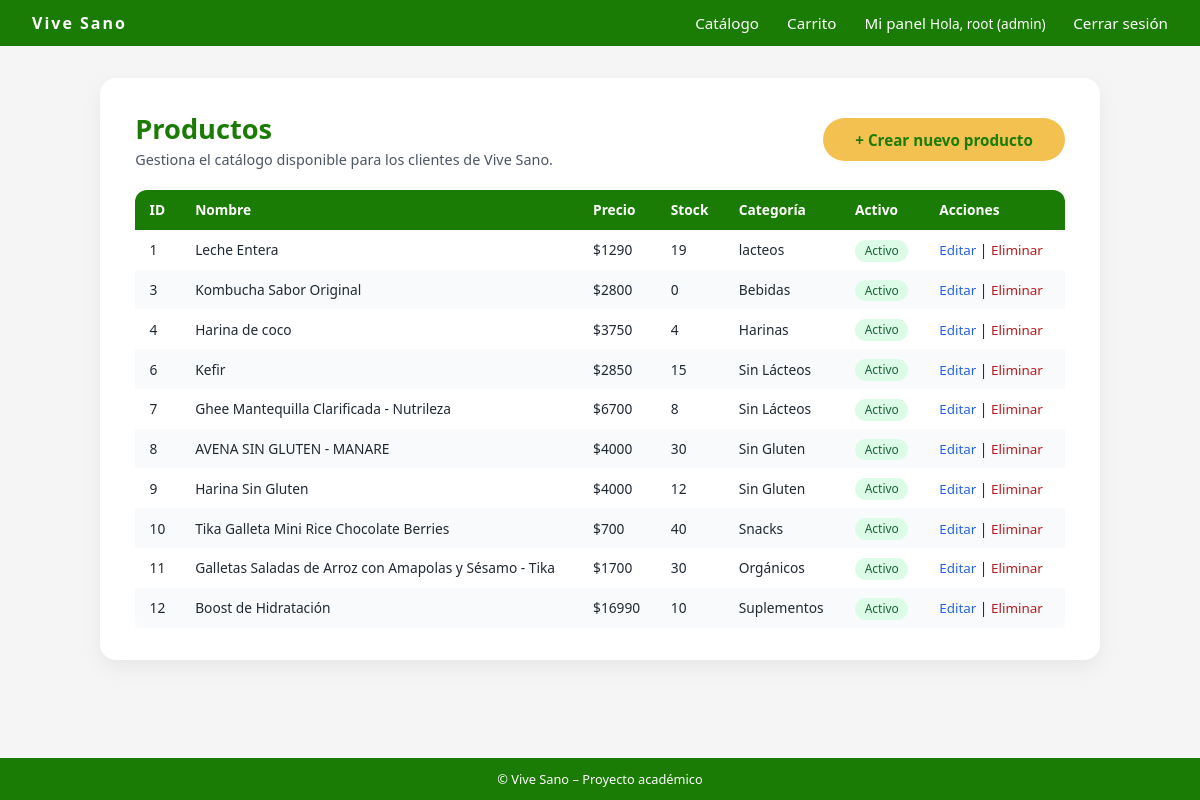
Page /productos/admin-lista/ (signed in) on the earlier database version.
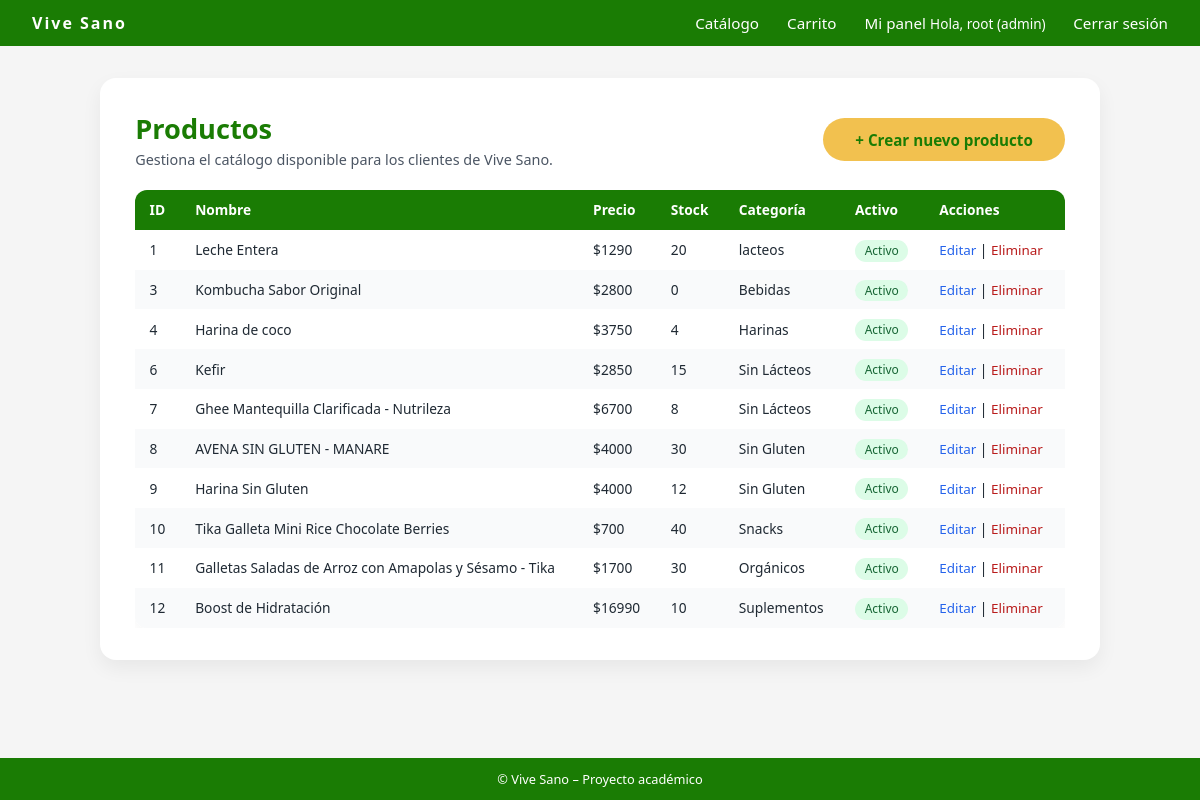
Same page on the later database version.
### productos/models.py (models this page shows, shortened)
class Producto(models.Model):
    CATEGORIAS = [
        ("organicos", "Orgánicos"),
        ("harinas", "Harinas"),
        ("sin gluten", "Sin Gluten"),
        ("s/lacteos", "Sin Lácteos"),
        ("bebidas", "Bebidas"),
        ("snacks", "Snacks"),
        ("suplementos", "Suplementos"),
        ("otros", "Otros"),
    ]
    nombre = models.CharField(max_length=100)
    descripcion = models.TextField(blank=True)
    precio = models.DecimalField(max_digits=10, decimal_places=0)
    stock = models.PositiveIntegerField(default=0)
    categoria = models.CharField(max_length=20, choices=CATEGORIAS, default="otros")
    activo = models.BooleanField(default=True)
    imagen = models.ImageField(
        upload_to="productos/",
        blank=True,
        null=True,
    )
    creado = models.DateTimeField(auto_now_add=True)
    actualizado = models.DateTimeField(auto_now=True)

### usuarios/decoradores.py (the view)
        def _wrapped_view(request, *args, **kwargs):
            user = request.user
            if not user.is_authenticated:
                return redirect("login")
            if user.is_superuser:
                return view_func(request, *args, **kwargs)
            if user.tipo_cliente not in roles_permitidos:
                raise PermissionDenied
            return view_func(request, *args, **kwargs)

### productos/views.py (called while the page is built)
@admin_required
def listar_productos(request):
    productos = Producto.objects.all()
    return render(request, "productos/listar.html", {"productos": productos})

### usuarios/decoradores.py (called while the page is built)
def rol_requerido(roles_permitidos):
    def decorator(view_func):
        def _wrapped_view(request, *args, **kwargs):
            user = request.user
            if not user.is_authenticated:
                return redirect("login")
            if user.is_superuser:
                return view_func(request, *args, **kwargs)
            if user.tipo_cliente not in roles_permitidos:
                raise PermissionDenied
            return view_func(request, *args, **kwargs)
        return _wrapped_view
    return decorator

### productos/templates/productos/listar.html (shortened to what this page needs)
{% extends 'core/base.html' %}
{% block content %}
<div class="admin-page-container">
  <div class="admin-card">
    <div class="admin-header">
      <div>
        <h1 class="admin-title">Productos</h1>
        <p class="admin-subtitle">
          Gestiona el catálogo disponible para los clientes de Vive Sano.
        </p>
      </div>
      <div>
        <a href="{% url 'crear_producto' %}" class="btn btn-primary">
          + Crear nuevo producto
        </a>
      </div>
    </div>
    {% if productos %}
      <div class="admin-table-wrapper">
        <table class="admin-table">
          <thead>
            <tr>
              <th>ID</th>
              <th>Nombre</th>
              <th>Precio</th>
              <th>Stock</th>
              <th>Categoría</th>
              <th>Activo</th>
              <th style="width:140px;">Acciones</th>
            </tr>
          </thead>
          <tbody>
            {% for p in productos %}
            <tr>
              <td>{{ p.id }}</td>
              <td>{{ p.nombre }}</td>
              <td>${{ p.precio|floatformat:0 }}</td>
              <td>{{ p.stock }}</td>
              <td>{{ p.get_categoria_display }}</td>
              <td>
                {% if p.activo %}
                  <span class="badge-status badge-ok">Activo</span>
                {% else %}
                  <span class="badge-status badge-off">Inactivo</span>
                {% endif %}
              </td>
              <td>
                <a href="{% url 'editar_producto' p.id %}" class="admin-link">
                  Editar
                </a>
                |
                <a href="{% url 'eliminar_producto' p.id %}" class="admin-link admin-link-danger">
                  Eliminar
                </a>
              </td>
            </tr>
            {% endfor %}
          </tbody>
        </table>
      </div>
    {% else %}
      <p>No hay productos registrados.</p>
    {% endif %}
  </div>
</div>
{% endblock %}

Differences in the rows shown:
changed Producto "Leche Entera": stock "19" → "20"
